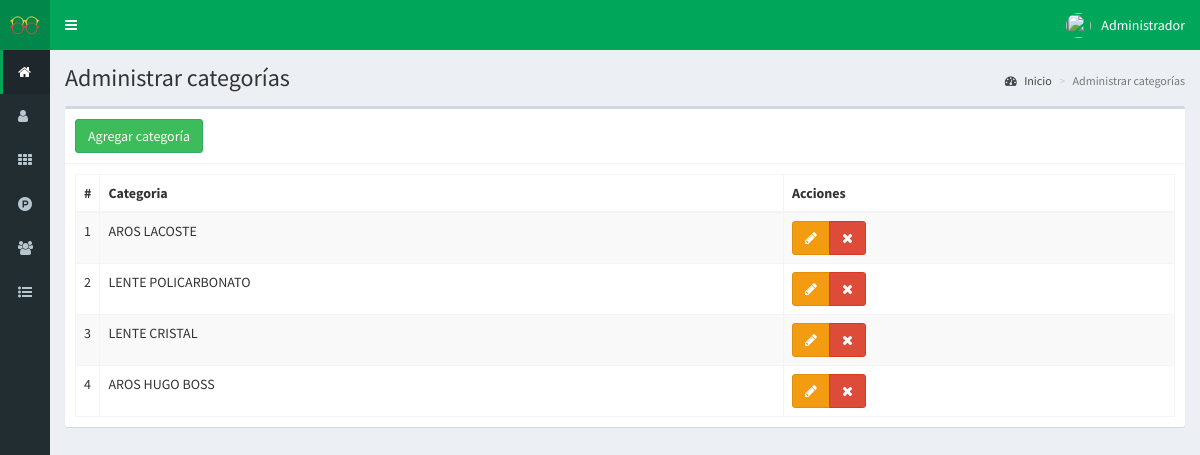
Screenshot of /categorias (signed in) with the database file from the repository.
### tables this page shows
CREATE TABLE `categorias` (
  `id` int(11) NOT NULL,
  `categoria` text NOT NULL,
  `fecha` timestamp NOT NULL DEFAULT current_timestamp() ON UPDATE current_timestamp()
);

### controladores/plantilla.controlador.php (called while the page is built)
<?php
class ControladorPlantilla{
	static public function ctrPlantilla(){
		include "vistas/plantilla.php";
	}
}

### index.php (called while the page is built, shortened)
<?php
require_once "controladores/plantilla.controlador.php";
require_once "controladores/usuarios.controlador.php";
require_once "controladores/categorias.controlador.php";
require_once "controladores/ventas.controlador.php";
require_once "modelos/categorias.modelo.php";
$plantilla = new ControladorPlantilla();
$plantilla -> ctrPlantilla();

### controladores/categorias.controlador.php (called while the page is built, shortened)
<?php
class ControladorCategorias{
	static public function ctrMostrarCategorias($item, $valor){
		$tabla = "categorias";
		$respuesta = ModeloCategorias::mdlMostrarCategorias($tabla, $item, $valor);
		return $respuesta;
	}
}

### modelos/conexion.php (called while the page is built)
<?php
class Conexion{
	static public function conectar(){
		$link = new PDO("mysql:host=localhost;dbname=pos",
			            "root",
			            "");
		$link->exec("set names utf8");
		return $link;
	}
}

### modelos/categorias.modelo.php (called while the page is built, shortened)
<?php
require_once "conexion.php";
class ModeloCategorias{
	static public function mdlMostrarCategorias($tabla, $item, $valor){
		if($item != null){
			$stmt = Conexion::conectar()->prepare("SELECT * FROM $tabla WHERE $item = :$item");
			$stmt -> bindParam(":".$item, $valor, PDO::PARAM_STR);
			$stmt -> execute();
			return $stmt -> fetch();
		}else{
			$stmt = Conexion::conectar()->prepare("SELECT * FROM $tabla");
			$stmt -> execute();
			return $stmt -> fetchAll();
		}
	}
}

### vistas/modulos/categorias.php (the view, shortened to what this page needs)
<div class="content-wrapper">
  <section class="content-header">
    <h1>
      Administrar categorías
    </h1>
    <ol class="breadcrumb">
      <li><a href="inicio"><i class="fa fa-dashboard"></i> Inicio</a></li>
      <li class="active">Administrar categorías</li>
    </ol>
  </section>
  <section class="content">
    <div class="box">
      <div class="box-header with-border">
        <button class="btn btn-primary" data-toggle="modal" data-target="#modalAgregarCategoria">
          Agregar categoría
        </button>
      </div>
      <div class="box-body">
       <table class="table table-bordered table-striped dt-responsive tablas" width="100%">
        <thead>
         <tr>
           <th style="width:10px">#</th>
           <th>Categoria</th>
           <th>Acciones</th>
         </tr>
        </thead>
        <tbody>
        <?php
          $item = null;
          $valor = null;
          $categorias = ControladorCategorias::ctrMostrarCategorias($item, $valor);
          foreach ($categorias as $key => $value) {
            echo ' <tr>
                    <td>'.($key+1).'</td>
                    <td class="text-uppercase">'.$value["categoria"].'</td>
                    <td>
                      <div class="btn-group">
                        <button class="btn btn-warning btnEditarCategoria" idCategoria="'.$value["id"].'" data-toggle="modal" data-target="#modalEditarCategoria"><i class="fa fa-pencil"></i></button>';
                        if($_SESSION["perfil"] == "Administrador"){
                          echo '<button class="btn btn-danger btnEliminarCategoria" idCategoria="'.$value["id"].'"><i class="fa fa-times"></i></button>';
                        }
                      echo '</div>
                    </td>
                  </tr>';
          }
        ?>
        </tbody>
       </table>
      </div>
    </div>
  </section>
</div>

### rows the page displays
categorias: categoria "AROS LACOSTE"
categorias: categoria "LENTE POLICARBONATO"
categorias: categoria "LENTE CRISTAL"
categorias: categoria "AROS HUGO BOSS"

### other values shown
$_SESSION["nombre"] "Administrador"
